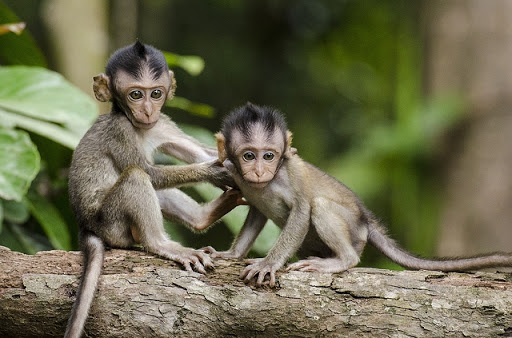
#> input picture images/monkeys.jpg, 512 x 338 px
$ python 'img registration.py'
#> lines starting #> are read from the running program, lines starting #| are printed output that depends on the picture
import cv2
import numpy as np
im1 = cv2.imread('images/monkeys.jpg')
#> im1 is the input picture: shape (338, 512, 3); mean B, G, R 78.7, 105.9, 107.7
im2 = cv2.imread('images/monkey 1.jpeg')
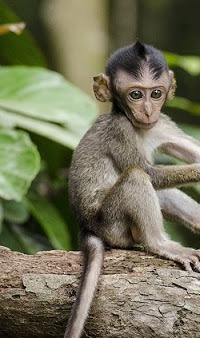
#> input picture images/monkey 1.jpeg, 200 x 338 px
#> im2 is the input picture: shape (338, 200, 3); mean B, G, R 89.4, 114.4, 115.9
img1 = cv2.cvtColor(im1,cv2.COLOR_BGR2GRAY)
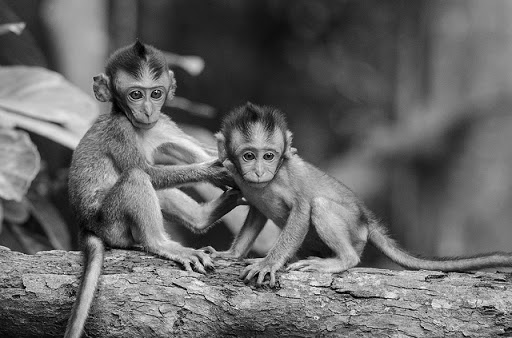
#> img1: shape (338, 512); min 0, max 252, mean 103.3
img2 = cv2.cvtColor(im2,cv2.COLOR_BGR2GRAY)
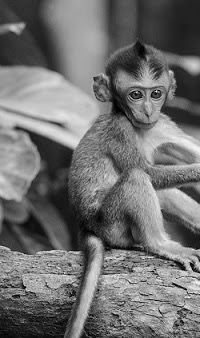
#> img2: shape (338, 200); min 0, max 250, mean 112

orb = cv2.ORB_create(50)
kp1, des1 = orb.detectAndCompute(img1,None)
#> kp1 = 50 keypoints; strongest (x, y, size): (269, 273, 31), (184, 269, 37.2), (190, 264, 31), (193, 270, 31)
kp2, des2 = orb.detectAndCompute(img2,None)
#> kp2 = 47 keypoints; strongest (x, y, size): (151, 95, 31), (134, 269, 31), (156, 91, 31), (92, 239, 77.1)
matcher = cv2.DescriptorMatcher_create(cv2.DESCRIPTOR_MATCHER_BRUTEFORCE_HAMMING)
matches = matcher.match(des1,des2,None)
#> matches = 50 matches
matches = sorted(matches,key=lambda x:x.distance)
img3 = cv2.drawMatches(img1,kp1,img2,kp2,matches[:10],None)
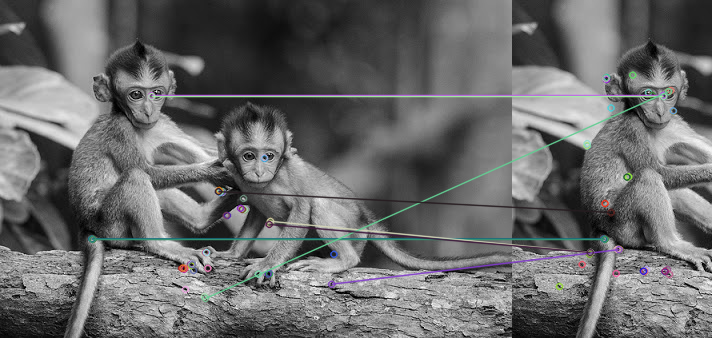
#> img3: shape (338, 712, 3); mean of channels 0, 1, 2 106.5, 106.3, 105.9; drawn as B, G, R
cv2.imshow("matches",img3)
cv2.waitKey(0)
